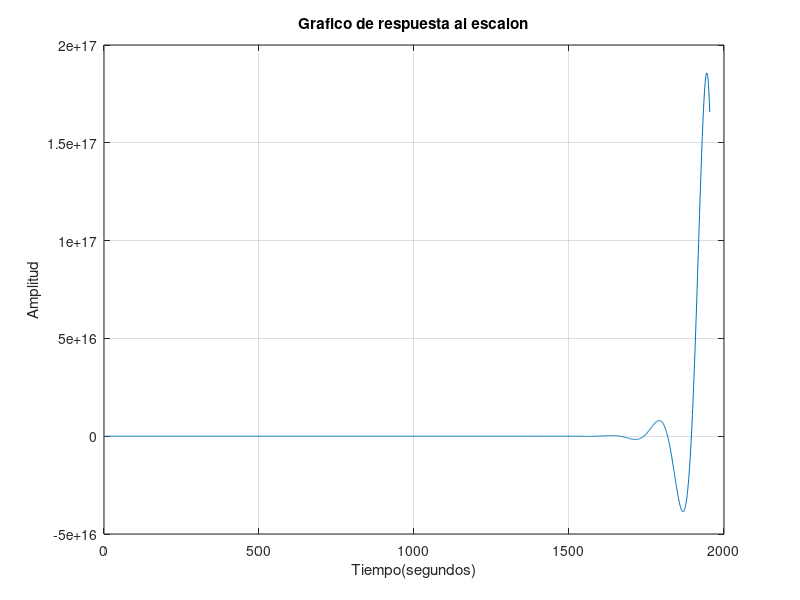

Here is the MATLAB script that generated this plot:
s = tf ('s');
Funcion1 = (8*s)/(4*s + 2);
Funcion2 = (6)/(s + 5);
Funcion3 = (4*s + 3)/(3*(s^3) + 7*(s^2) + 1);
Funcion4 = (6)/(7*s + 1);
Funcion5 = (5*s + 3)/(5*(s^3) + (s^2) + 4);
Funcion6 = (5*s + 1)/((s^3) + 6*(s^2) + 5);

F3Cerrado = feedback(Funcion3,+1);

Salida = Funcion1 + Funcion2 + (Funcion6 * ((Funcion4 * F3Cerrado) + (Funcion5 * F3Cerrado)))

figure
plot(step(Salida));
title('Grafico de respuesta al escalon');
xlabel('Tiempo(segundos)');
ylabel('Amplitud');
grid on

